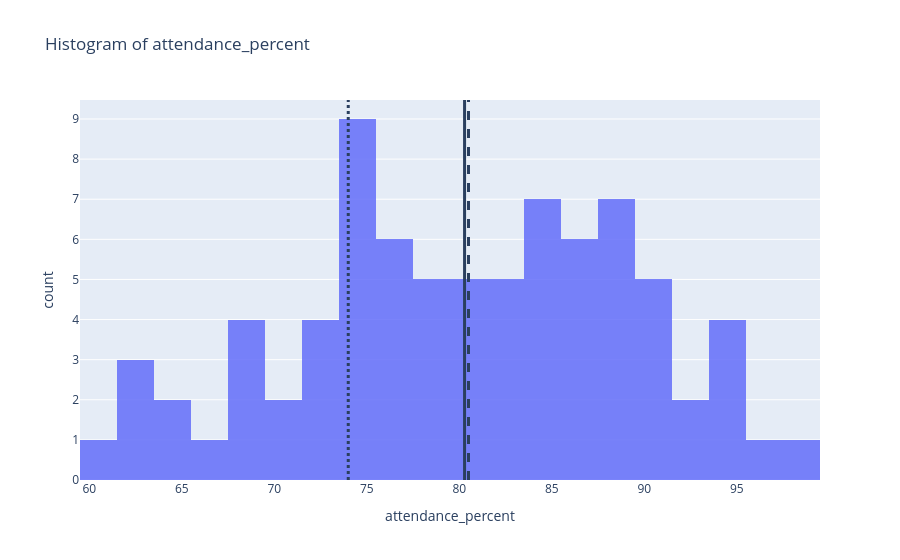
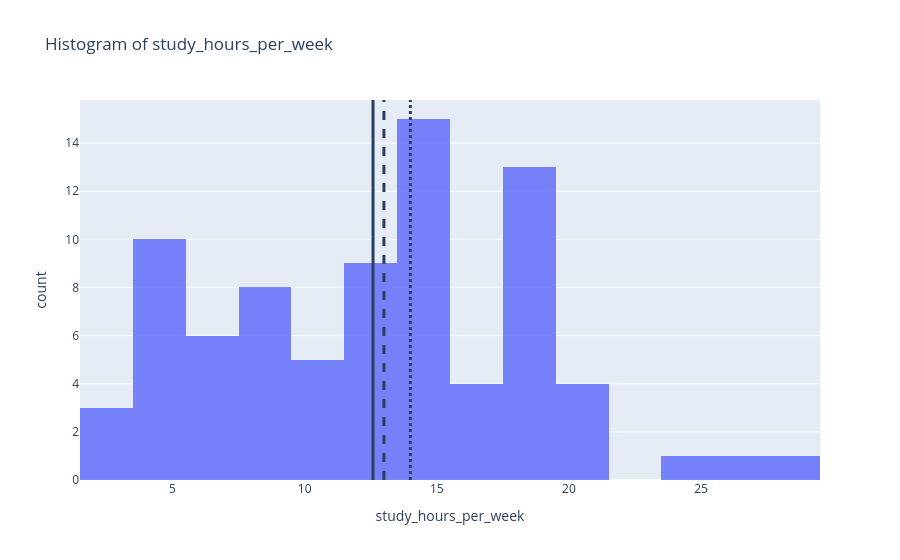
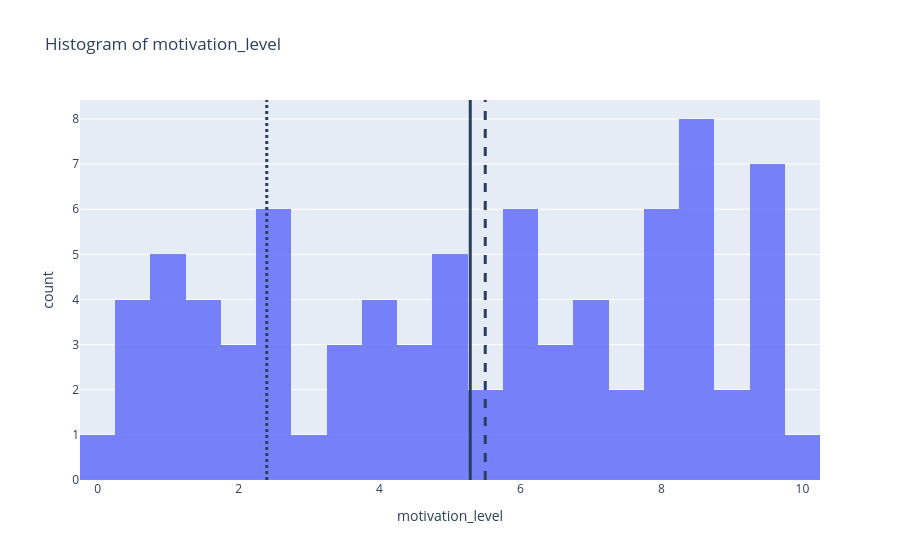

Source (notebook cell) for these figures, in order:
### Code cell
plot_histogram_with_the_vline_stats(df, n_bins=20)

### Figure 1 — Plotly figure (JSON) as saved in the notebook; plotly's stock layout.template omitted (floating-point values rounded to 4 significant figures)
{"data": [{"bingroup": "x", "hovertemplate": "attendance_percent=%{x}<br>count=%{y}<extra></extra>", "legendgroup": "", "marker": {"color": "#636efa", "opacity": 0.85, "pattern": {"shape": ""}}, "name": "", "nbinsx": 20, "orientation": "v", "showlegend": false, "type": "histogram", "x": [79, 88, 74, 94, 78, 85, 77, 78, 85, 82, 84, 92, 84, 74, 63, 86, 84, 81, 85, 69, 96, 78, 63, 72, 76, 78, 74, 94, 77, 88, 76, 88, 83, 85, 90, 83, 60, 80, 94, 86, 91, 74, 80, 74, 65, 71, 80, 87, 65, 83, 62, 67, 69, 88, 72, 86, 83, 68, 75, 74, 91, 75, 70, 89, 86, 89, 72, 89, 75, 98, 90, 69, 77, 81, 87, 94, 77, 91, 73, 93], "xaxis": "x", "yaxis": "y"}], "layout": {"barmode": "relative", "legend": {"tracegroupgap": 0}, "shapes": [{"line": {"dash": "solid", "width": 3}, "type": "line", "x0": 80.29, "x1": 80.29, "xref": "x", "y0": 0, "y1": 1, "yref": "y domain"}, {"line": {"dash": "dash", "width": 3}, "type": "line", "x0": 80.5, "x1": 80.5, "xref": "x", "y0": 0, "y1": 1, "yref": "y domain"}, {"line": {"dash": "dot", "width": 3}, "type": "line", "x0": 74, "x1": 74, "xref": "x", "y0": 0, "y1": 1, "yref": "y domain"}], "title": {"text": "Histogram of attendance_percent"}, "xaxis": {"anchor": "y", "domain": [0, 1], "title": {"text": "attendance_percent"}}, "yaxis": {"anchor": "x", "domain": [0, 1], "title": {"text": "count"}}}}

### Figure 2 — Plotly figure (JSON) as saved in the notebook; plotly's stock layout.template omitted (floating-point values rounded to 4 significant figures)
{"data": [{"bingroup": "x", "hovertemplate": "study_hours_per_week=%{x}<br>count=%{y}<extra></extra>", "legendgroup": "", "marker": {"color": "#636efa", "opacity": 0.85, "pattern": {"shape": ""}}, "name": "", "nbinsx": 20, "orientation": "v", "showlegend": false, "type": "histogram", "x": [12, 16, 12, 15, 15, 20, 5, 14, 18, 15, 18, 14, 9, 18, 4, 19, 28, 14, 19, 4, 19, 16, 3, 8, 4, 9, 7, 25, 9, 21, 3, 11, 14, 14, 18, 8, 3, 14, 21, 12, 7, 4, 9, 12, 5, 4, 19, 7, 12, 13, 9, 11, 19, 19, 14, 13, 15, 5, 5, 4, 6, 20, 9, 15, 10, 6, 10, 17, 12, 14, 18, 6, 12, 14, 19, 26, 10, 17, 18, 14], "xaxis": "x", "yaxis": "y"}], "layout": {"barmode": "relative", "legend": {"tracegroupgap": 0}, "shapes": [{"line": {"dash": "solid", "width": 3}, "type": "line", "x0": 12.59, "x1": 12.59, "xref": "x", "y0": 0, "y1": 1, "yref": "y domain"}, {"line": {"dash": "dash", "width": 3}, "type": "line", "x0": 13, "x1": 13, "xref": "x", "y0": 0, "y1": 1, "yref": "y domain"}, {"line": {"dash": "dot", "width": 3}, "type": "line", "x0": 14, "x1": 14, "xref": "x", "y0": 0, "y1": 1, "yref": "y domain"}], "title": {"text": "Histogram of study_hours_per_week"}, "xaxis": {"anchor": "y", "domain": [0, 1], "title": {"text": "study_hours_per_week"}}, "yaxis": {"anchor": "x", "domain": [0, 1], "title": {"text": "count"}}}}

### Figure 3 — Plotly figure (JSON) as saved in the notebook; plotly's stock layout.template omitted (floating-point values rounded to 4 significant figures)
{"data": [{"bingroup": "x", "hovertemplate": "motivation_level=%{x}<br>count=%{y}<extra></extra>", "legendgroup": "", "marker": {"color": "#636efa", "opacity": 0.85, "pattern": {"shape": ""}}, "name": "", "nbinsx": 20, "orientation": "v", "showlegend": false, "type": "histogram", "x": [6.8, 5.3, 4.7, 8.4, 7.5, 7.2, 9.3, 4.1, 6.4, 8.5, 1.7, 9.5, 6.0, 2.5, 4.0, 8.0, 6.1, 7.9, 8.6, 0.8, 3.2, 0.5, 0.4, 0.2, 8.3, 2.4, 2.1, 10.0, 2.1, 7.2, 6.6, 5.0, 9.5, 9.2, 7.4, 8.7, 0.3, 1.5, 8.0, 1.7, 6.1, 0.9, 9.7, 9.6, 2.6, 6.3, 4.2, 9.3, 1.3, 6.0, 3.6, 3.3, 2.5, 8.7, 8.5, 5.0, 2.4, 5.0, 6.2, 0.5, 3.4, 4.8, 2.4, 6.1, 8.6, 1.1, 0.9, 9.6, 6.9, 5.2, 8.1, 1.0, 2.0, 8.0, 8.8, 7.9, 4.4, 4.7, 5.7, 4.1], "xaxis": "x", "yaxis": "y"}], "layout": {"barmode": "relative", "legend": {"tracegroupgap": 0}, "shapes": [{"line": {"dash": "solid", "width": 3}, "type": "line", "x0": 5.287, "x1": 5.287, "xref": "x", "y0": 0, "y1": 1, "yref": "y domain"}, {"line": {"dash": "dash", "width": 3}, "type": "line", "x0": 5.5, "x1": 5.5, "xref": "x", "y0": 0, "y1": 1, "yref": "y domain"}, {"line": {"dash": "dot", "width": 3}, "type": "line", "x0": 2.4, "x1": 2.4, "xref": "x", "y0": 0, "y1": 1, "yref": "y domain"}], "title": {"text": "Histogram of motivation_level"}, "xaxis": {"anchor": "y", "domain": [0, 1], "title": {"text": "motivation_level"}}, "yaxis": {"anchor": "x", "domain": [0, 1], "title": {"text": "count"}}}}
